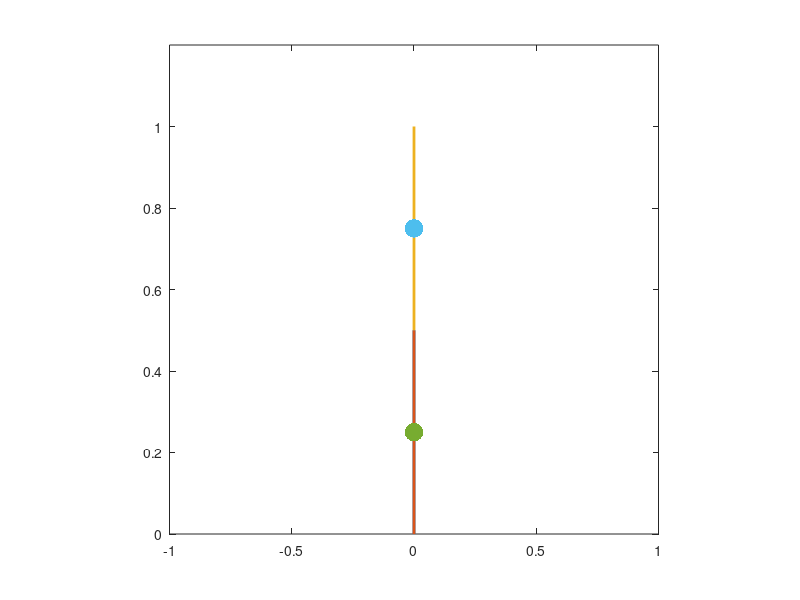

The MATLAB script that drew this image: (Note: this script raises an error after producing the figure.)
%%
% This function is used to help answer the questions in impact_map.mlx
clc;
clear; 

ts = 0.001;

%arbitrary initial conditions:
q = [0,0,0]';
dq = [1,.2,0]';
figure();

l1=0.5;
l2=0.5;
l3=0.5;

num_steps = 100;

for i=1:num_steps
    figure(1);
    clf;
    
    q1 = q(1,1);
    q2 = q(2,1);
    q3 = q(3,1);

    x1 = -(l1*sin(q1))/2;
    z1 = (l1*cos(q1))/2;
    x2 = - l1*sin(q1) - (l2*sin(q2))/2;
    z2 = l1*cos(q1) - (l2*cos(q2))/2;
    x3 = (l3*sin(q3))/2 - l1*sin(q1);
    z3 = l1*cos(q1) + (l3*cos(q3))/2;
    x_h = -l1*sin(q1);
    z_h = l1*cos(q1);
    x_t = l3*sin(q3) - l1*sin(q1);
    z_t = l1*cos(q1) + l3*cos(q3);
    x_swf = - l1*sin(q1) - l2*sin(q2);
    z_swf = l1*cos(q1) - l2*cos(q2);
        
    lw = 2;
    % links
    % link1
    plot([0, x_h], [0, z_h], 'linewidth', lw); 
    hold on
    % link2
    plot([x_h, x_swf], [z_h, z_swf], 'linewidth', lw); 
    % link3
    axis 'square'
    xlim([-1, 1]);
    ylim([0, 1.2]);
    plot([x_h, x3+(x3-x_h)], [z_h, z3+(z3-z_h)], 'linewidth', lw); 
    % point masses
    mz = 40;
    % m1
    plot(x1, z1, '.', 'markersize', mz); 
    % m2
    plot(x2, z2, '.', 'markersize', mz); 
    % m3
    plot(x3, z3, '.', 'markersize', mz); 
    drawnow;        
    
    [qp,dqp] = impact(q,dq);
    [Tm(i),Vm(i)] = eval_energy(q,dq);
    [Tp(i),Vp(i)] = eval_energy(qp,dqp);
    
    energy_before(i) = Tm(i)+Vm(i);
    energy_after(i) = Tp(i)+Vp(i);
    T_loss(i) = Tm(i)-Tp(i);
    V_loss(i) = Vm(i)-Vp(i);
    energy_loss(i) = energy_before(i)-energy_after(i);
    
    q=q+pi/4/num_steps*[1,-1,0];
        
end

figure(2);
subplot(2,3,1);
t=pi/4*(0:num_steps-1);
plot(t,Tm);
hold on;
plot(t,Tp);
title('Kinetic Energy');
xlabel('Angle (rad)');
ylabel('Kinetic Energy, [J]');
legend('Before','After');

subplot(2,3,4);
plot(t,T_loss);

title('Kinetic Energy Loss');
xlabel('Angle (rad)');
ylabel('Kinetic Loss, [J]');

subplot(2,3,2);
plot(t,Vm);
hold on;
plot(t,Vp);
title('Potential Energy');
xlabel('Angle (rad)');
ylabel('Potential Energy, [J]');
legend('Before','After');

subplot(2,3,5);
plot(t,V_loss);

title('Energy Loss Due to Impact');
xlabel('Angle (rad)');
ylabel('Potential Loss, [J]');

subplot(2,3,3);
plot(t,energy_before);
hold on;
plot(t,energy_after);
title('Total Energy');
xlabel('Angle (rad)');
ylabel('Total Energy, [J]');
legend('Before','After');

subplot(2,3,6);
plot(t,energy_loss);

title('Total Energy Loss');
xlabel('Angle (rad)');
ylabel('Energy Loss, [J]');

